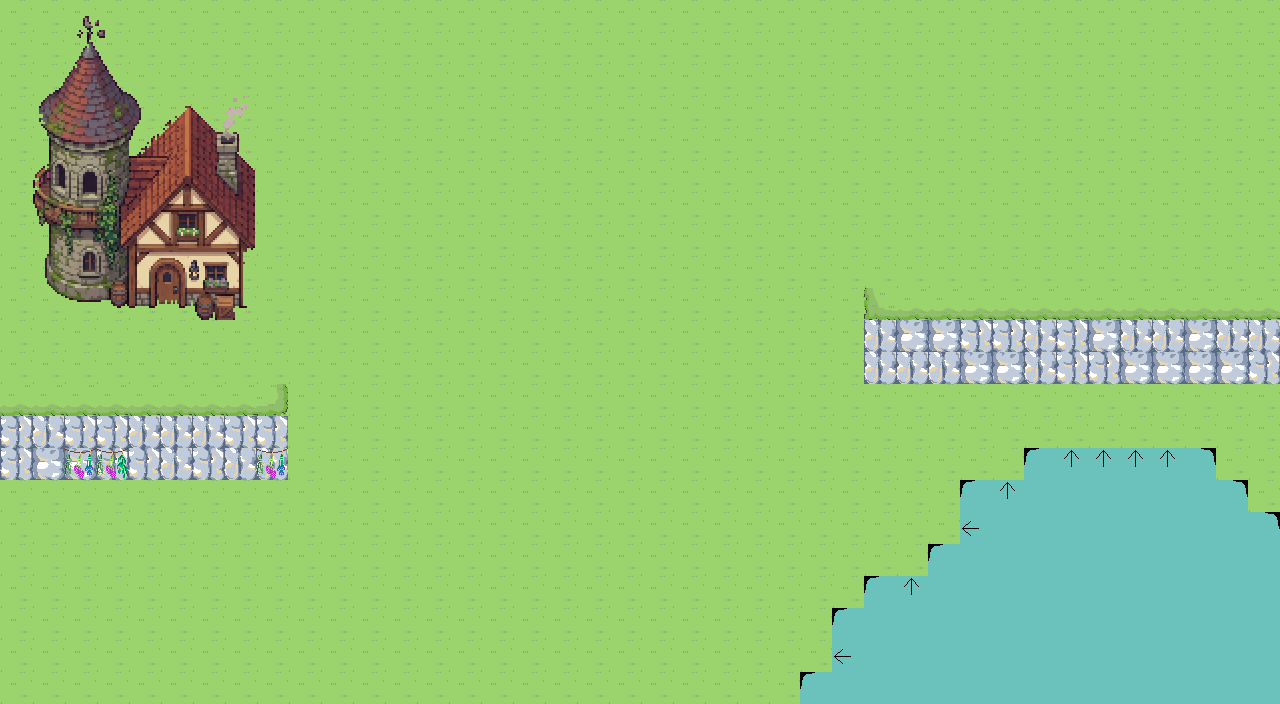

This game map was drawn from its Tiled (.tmx) file and the tilesets committed beside it. A one-line description and the trimmed map source follow:
An orthogonal 40x22 tile map with 32x32 px tiles, 6 tile layers (background, ground, decor_below, walls, ...), 2 tilesets and 8 objects (5x mirror, spawn, star, smoke).

<map version="1.10" tiledversion="1.12.0" orientation="orthogonal" renderorder="right-down" width="40" height="22" tilewidth="32" tileheight="32" infinite="0" nextlayerid="8" nextobjectid="12">
 <editorsettings>
  <export target="hub_test.json" format="json" />
 </editorsettings>
 <tileset firstgid="1" name="tileset_garden" tilewidth="32" tileheight="32" tilecount="32" columns="8">
  <image source="../images/tilesets/tileset_garden.png" width="256" height="128" />
 </tileset>
 <tileset firstgid="33" name="tileset_deco" tilewidth="32" tileheight="32" tilecount="3780" columns="60">
  <image source="../images/tilesets/tileset_deco.png" width="1920" height="2016" />
 </tileset>
 <layer id="1" name="background" width="40" height="22">
  <data>[880 cells, 880 non-empty, 1 distinct tile ids]</data>
 </layer>
 <layer id="2" name="ground" width="40" height="22">
  <data>[880 cells, 22 non-empty, 3 distinct tile ids]</data>
 </layer>
 <objectgroup id="6" name="objects">
  <object id="1" name="spawn" type="spawn" x="621.685" y="374.19">
   <point />
  </object>
  <object id="2" name="world_1" type="mirror" x="352.485" y="255.649" width="32" height="64">
   <properties>
    <property name="type" value="" />
   </properties>
  </object>
  <object id="6" name="star" type="star" x="578.702" y="134.012">
   <point />
  </object>
  <object id="7" name="cheminee" type="smoke" x="232" y="138">
   <point />
  </object>
  <object id="8" name="world_2" type="mirror" x="448.485" y="255.649" width="32" height="64">
   <properties>
    <property name="type" value="" />
   </properties>
  </object>
  <object id="9" name="world_3" type="mirror" x="544.485" y="255.649" width="32" height="64">
   <properties>
    <property name="type" value="" />
   </properties>
  </object>
  <object id="10" name="world_4" type="mirror" x="640.485" y="255.649" width="32" height="64">
   <properties>
    <property name="type" value="" />
   </properties>
  </object>
  <object id="11" name="world_5" type="mirror" x="736.485" y="255.649" width="32" height="64">
   <properties>
    <property name="type" value="" />
   </properties>
  </object>
 </objectgroup>
 <layer id="3" name="decor_below" width="40" height="22">
  <data>[880 cells, 0 non-empty, 0 distinct tile ids]</data>
 </layer>
 <layer id="4" name="walls" width="40" height="22">
  <data>[880 cells, 206 non-empty, 76 distinct tile ids]</data>
 </layer>
 <layer id="7" name="animated_tiles" width="40" height="22">
  <data>[880 cells, 4 non-empty, 1 distinct tile ids]</data>
 </layer>
 <layer id="5" name="decor_above" width="40" height="22">
  <data>[880 cells, 3 non-empty, 2 distinct tile ids]</data>
 </layer>
</map>
